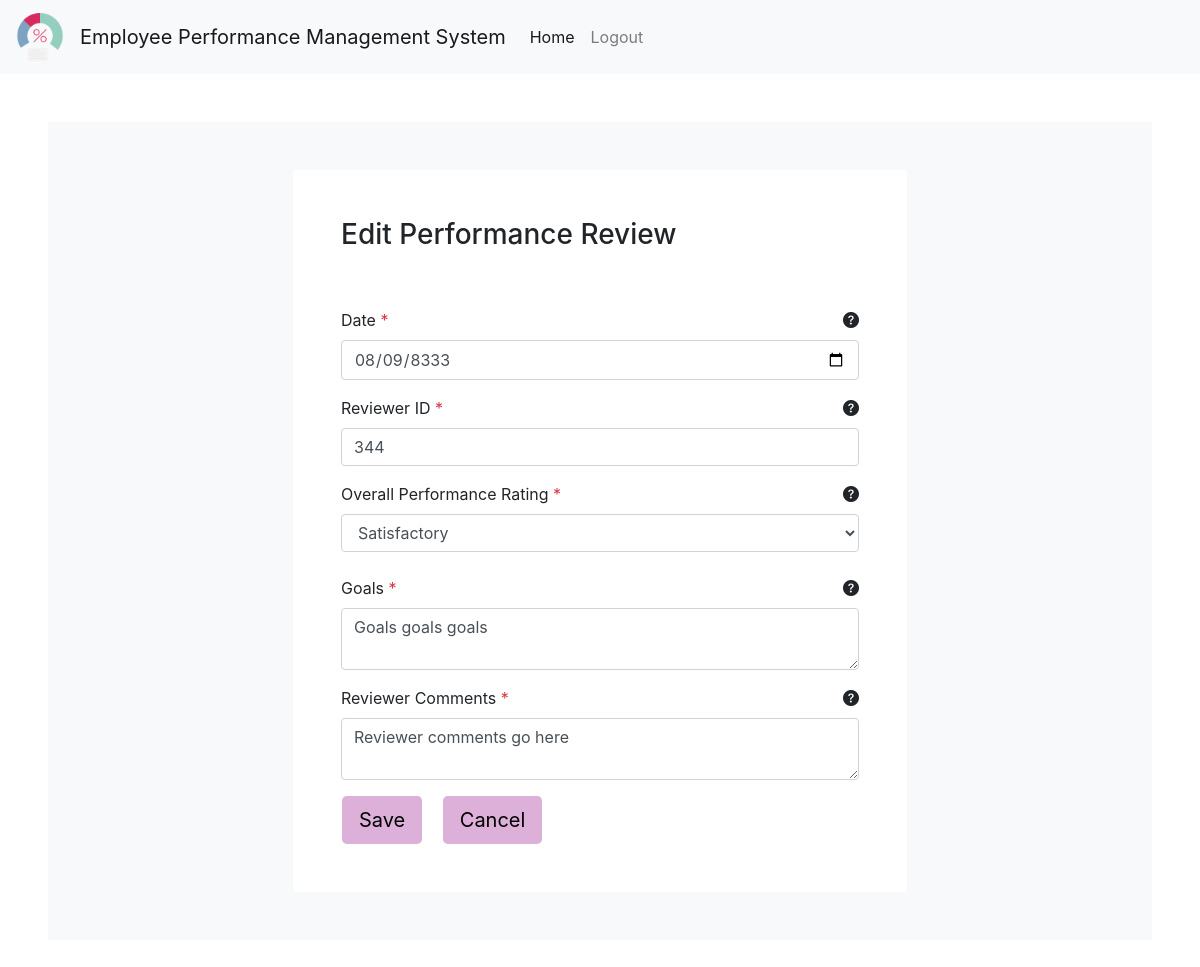
The page /edit-review/2 (signed in) on the database its author committed.
### app/models.py (models this page shows, shortened)
class Review(Base):
    __tablename__ = "reviews"
    review_id = Column(Integer, primary_key=True)
    employee_number = Column(
        Integer, ForeignKey("employees.employee_number"), nullable=False
    )
    review_date = Column(DateTime, nullable=False)
    reviewer_id = Column(Integer, unique=True, nullable=False)
    overall_performance_rating = Column(
        Enum(
            "Excellent", "Good", "Satisfactory", "Needs Improvement", "Unsatisfactory"
        ),
        nullable=False,
    )
    goals = Column(String, nullable=False)
    reviewer_comments = Column(String, nullable=False)

### app/routes.py (the view, shortened to what this page needs)
@main.route("/edit-review/<review_id>", methods=["GET", "POST"])
@login_required
def update_review(review_id):
    session = get_session()
    review = session.query(Review).get(review_id)
    if request.method == "GET":
        form = CreateReviewForm(obj=review)
        return render_template("edit_review.html", form=form, review=review)

### app/forms.py
class CreateReviewForm(FlaskForm):
    review_date = DateField("Date", validators=[DataRequired()])
    reviewer_id = IntegerField(
        "Reviewer ID",
        validators=[
            DataRequired(),
            NumberRange(min=1, message="Reviewer ID must be a positive integer"),
        ],
    )
    overall_performance_rating = SelectField(
        "Overall Performance Rating",
        choices=[
            ("", "Select Value"),
            ("Excellent", "Excellent"),
            ("Good", "Good"),
            ("Satisfactory", "Satisfactory"),
            ("Needs Improvement", "Needs Improvement"),
            ("Unsatisfactory", "Unsatisfactory"),
        ],
        validators=[DataRequired()],
    )
    goals = TextAreaField("Goals", validators=[DataRequired(), Length(min=10)])
    reviewer_comments = TextAreaField(
        "Reviewer Comments",
        validators=[
            DataRequired(),
            Length(max=500, message="Comments cannot exceed 500 characters"),
        ],
    )

### app/__init__.py (called while the page is built)
    def _login_manager(self):
        self.session = get_session()
        self.login_manager.login_view = "auth.login"
        self.login_manager.init_app(self.app)
        @self.login_manager.user_loader
        def load_user(employee_number):
            return self.session.query(Employee).get(employee_number)

### app/database.py (called while the page is built)
def get_session():
    if engine is None:
        raise RuntimeError("Engine is not initialized")
    return Session(bind=engine)

### app/templates/edit_review.html (shortened to what this page needs)
{% extends "base.html" %}
{% block content %}
<div class="bg-light py-3 py-md-5">
  <div class="container">
    <div class="row justify-content-md-center">
      <div class="col-12 col-md-11 col-lg-8 col-xl-7 col-xxl-6">
        <div class="bg-white p-4 p-md-5 rounded shadow-sm">
          <div class="row">
            <div class="col-12">
              <div class="mb-5">
                <h3>Edit Performance Review</h3>
              </div>
            </div>
          </div>
          <form method="POST" action="{{ url_for('main.update_review', review_id=review.review_id) }}">
            <div class="row gy-3 gy-md-4 overflow-hidden">
              <div class="col-12 pt-2 pb-2">
                <label for="{{ form.review_date.id }}" class="form-label">
                  Date <span class="text-danger">*</span>
                </label>
                <a
                  data-toggle="tooltip"
                  data-placement="right"
                  title="Please enter the date of the review"
                  class="float-right"
                >
                  <i class="bi bi-question-circle-fill float-right"></i>
                </a>
                {{ form.review_date(class="form-control", placeholder="dd/mm/yyyy") }}
              </div>
              <div class="col-12 pt-2 pb-2">
                <label for="{{ form.reviewer_id.id }}" class="form-label">
                  Reviewer ID <span class="text-danger">*</span>
                </label>
                <a
                  data-toggle="tooltip"
                  data-placement="right"
                  title="Please enter the employee number of your reviewer"
                  class="float-right"
                >
                  <i class="bi bi-question-circle-fill float-right"></i>
                </a>
                {{ form.reviewer_id(class="form-control") }}
              </div>
              <div class="col-12 pt-2">
                <div class="form-group">
                  <label for="{{ form.overall_performance_rating.id }}">
                    Overall Performance Rating <span class="text-danger">*</span>
                  </label>
                  <a
                    data-toggle="tooltip"
                    data-placement="right"
                    title="Please select the performance rating agreed with your reviewer"
                    class="float-right"
                  >
                    <i class="bi bi-question-circle-fill float-right"></i>
                  </a>
                  {{ form.overall_performance_rating(class="form-control") }}
                </div>
              </div>
              <div class="col-12 pt-2 pb-2">
                <label for="{{ form.goals.id }}" class="form-label">
                  Goals <span class="text-danger">*</span>
                </label>
                <a
                  data-toggle="tooltip"
                  data-placement="right"
                  title="Write your goals in this space, what would you like to achieve by the next review?"
                  class="float-right"
                >
                  <i class="bi bi-question-circle-fill float-right"></i>
                </a>
                {{ form.goals(class="form-control", placeholder="Enter your goals/comments for the upcoming period") }}
              </div>
              <div class="col-12 pt-2 pb-2">
                <label for="{{ form.reviewer_comments.id }}" class="form-label">
                  Reviewer Comments <span class="text-danger">*</span>
                </label>
                <a
                  data-toggle="tooltip"
                  data-placement="right"
                  title="Write your reviewer comments that were spoken about in your discussions (max 500 chars)"
                  class="float-right"
                >
                  <i class="bi bi-question-circle-fill float-right"></i>
                </a>
                {{ form.reviewer_comments(class="form-control", placeholder="Write your reviewer comments here. Ensure these have been agreed by both parties") }}
              </div>
              <div class="row d-flex gap-2 gap-md-4 flex-column flex-md-row justify-content-md-end">
                <div class="col-12">
                  <a class="btn btn-lg button-custom mt-2 mr-3 ml-3" href="{{ url_for('main.home') }}" data-bs-toggle="modal" data-bs-target="#save-modal">
                    Save
                  </a>
                  <a class="btn btn-lg button-custom mt-2" href="{{ url_for('main.home') }}" data-bs-toggle="modal" data-bs-target="#cancel-modal">
                    Cancel
                  </a>
                </div>
              </div>
            </div>
          </form>
        </div>
      </div>
    </div>
  </div>
</div>
{% endblock %}

### app/static/style.css (style rules this page uses)
* { margin: 0; padding: 0; }
body { font-family: "Open Sans", sans-serif; text-decoration: none; }
.button-custom { background-color: rgb(220, 176, 216); color: black; }

### rows shown on the page
Review: review_date "08/09/8333", reviewer_id "344", overall_performance_rating "Satisfactory", goals "Goals goals goals", reviewer_comments "Reviewer comments go here"
